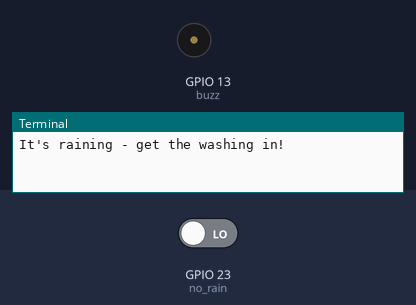
The program below on a simulated Raspberry Pi (BCM pin numbers). Parts: buzzer (waves = sounding, pin HIGH), the last lines printed to the terminal. Inputs (shaded band) come from the test bench; at power-on: GPIO 23 (no_rain) LOW.

Above: at 1.2 s.
1.3 s: GPIO 23 (no_rain) driven HIGH
At 2.3 s:
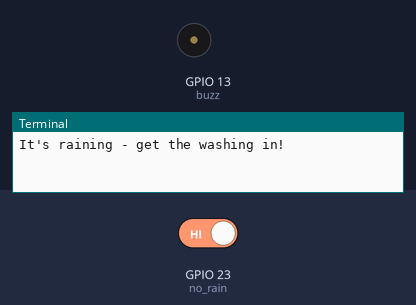
4.0 s: GPIO 23 (no_rain) driven LOW
At 4.25 s:
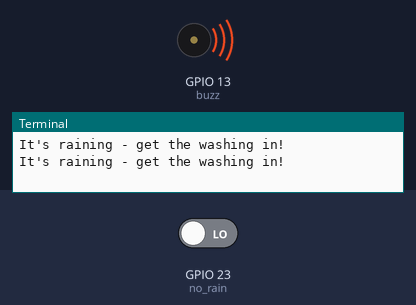
Timing chart, 0 to 13.5 s (numbered marks = the images above; inputs shaded):
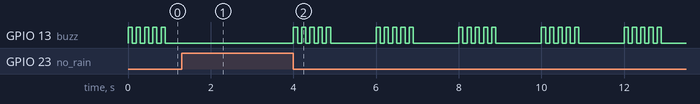

The program:

Program-2.py
```python
#https://github.com/thyagarajank/Raspberry-Pi-IoT-Sensors-Program
# raindrop sensor DO connected to GPIO18
# HIGH = no rain, LOW = rain detected
from time import sleep
from gpiozero import Buzzer, InputDevice

buzz    = Buzzer(13)
no_rain = InputDevice(23)

def buzz_now(iterations):
    for x in range(iterations):
        buzz.on()
        sleep(0.1)
        buzz.off()
        sleep(0.1)

while True:
    if not no_rain.is_active:
        print("It's raining - get the washing in!")
        buzz_now(5)
        # insert your other code or functions here
        # e.g. tweet, SMS, email, take a photo etc.
    sleep(1)
```

Measured:
- after the input at 1.3 s, GPIO 13 (buzz): stops changing and stays LOW
- after the input at 4.0 s, GPIO 13 (buzz): LOW → HIGH at once, then repeats every 2.0 s: 4 × (LOW 0.10 s, HIGH 0.10 s), LOW 1.1 s, HIGH 0.10 s
- by itself, GPIO 13 (buzz): alternates HIGH for 0.10 s and LOW for 0.10 s, 10 changes in all, then stays LOW
